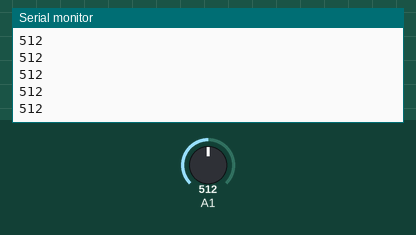
Simulated run of this sketch. Board: Arduino Uno, built with avr-gcc and run on an emulated ATmega328P. Parts: the last lines printed to the serial monitor. The test bench sets the inputs (shaded band); at power-on: A1 = 512.

Above: at 1.2 s.
1.3 s: A1 set to 716
At 1.31 s:
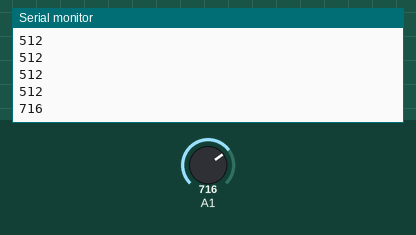
2.8 s: A1 set to 900
At 2.81 s:
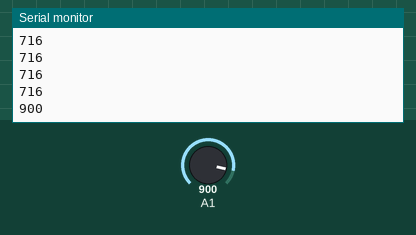
Timing chart, 0 to 5.8 s (numbered marks = the images above; inputs shaded):
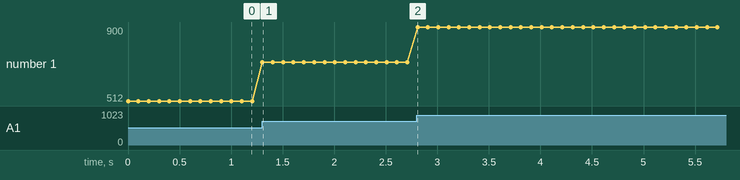

Measured:
- after the input at 1.3 s, the serial monitor: prints a new line at once (image 1)
- after the input at 2.8 s, the serial monitor: prints a new line at once (image 2)
- plotted number 1: 512 → 716 after the input at 1.3 s, 716 → 900 after the input at 2.8 s

The sketch:

sketch_sep24a.ino
```cpp
int odczyt;
int srednia;
void setup() {
  // put your setup code here, to run once:
Serial.begin(115200);
pinMode(A1, INPUT);
}
void loop() {
  // put your main code here, to run repeatedly:
//  for(int i = 0; i < 10;i++)
//  {
//    odczyt +=analogRead(A1);
//    delay(40);
//  }
//  srednia = odczyt / 10;
Serial.println(analogRead(A1));
//Serial.println(srednia);
//odczyt = 0;
//srednia = 0;
delay(100);
}
```
